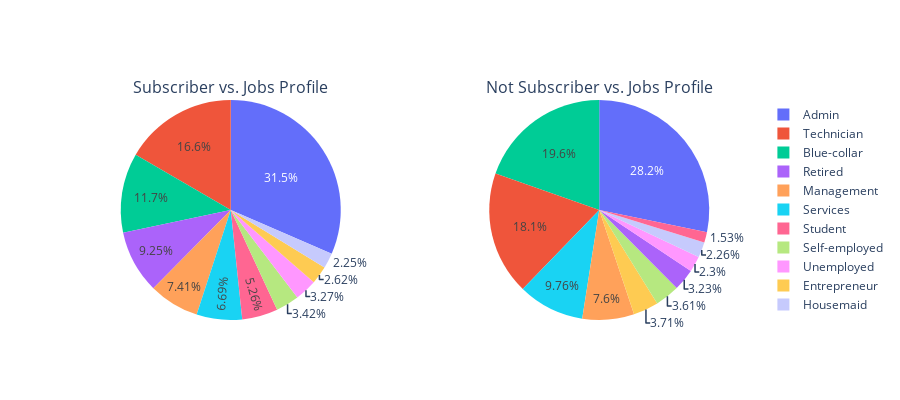

Notebook source saved alongside this figure:
### Code cell
# Create subplots (1 row, 2 columns)
fig = make_subplots(
    rows=1, cols=2,
    specs=[[{"type": "domain"}, {"type": "domain"}]],
    subplot_titles=("Subscriber vs. Jobs Profile", "Not Subscriber vs. Jobs Profile")
)

# Add first pie chart
fig.add_trace(gp_by_jobs_sub_pie.data[0], row=1, col=1)

# Add second pie chart
fig.add_trace(gp_by_jobs_no_sub_pie.data[0],row=1, col=2)

# Layout
fig.update_layout(
    title_text="",
    height=400,
    showlegend=True
)

#Show figure
fig.show()

####### (Observation) #########
# Higher number of 'Student' (50.8%) has subscribed for Term Deposits thought total population % seleceted to offer is very low  
# 41.5% 'Retired' population selected to contacted has opted
# 20.5 'Unemployed' has opted to subscribe for Term Deposit
# Higher number of customers contacted by telecomminication are 'Admin' and about 16% of contacted are converted 
# Surprisingly, turn-out rate for 'Blue-collar' jobs are 8% only

### Figure 1 — Plotly figure (JSON) as saved in the notebook; plotly's stock layout.template omitted (floating-point values rounded to 4 significant figures)
{"data": [{"domain": {"x": [0, 0.45], "y": [0, 1]}, "hovertemplate": "Job=%{label}<br>Count=%{value}<extra></extra>", "labels": ["Admin", "Blue-collar", "Entrepreneur", "Housemaid", "Management", "Retired", "Self-employed", "Services", "Student", "Technician", "Unemployed"], "legendgroup": "", "name": "", "showlegend": true, "type": "pie", "values": [1216, 452, 101, 87, 286, 357, 132, 258, 203, 641, 126]}, {"domain": {"x": [0.55, 1], "y": [0, 1]}, "hovertemplate": "Job=%{label}<br>Count=%{value}<extra></extra>", "labels": ["Admin", "Blue-collar", "Entrepreneur", "Housemaid", "Management", "Retired", "Self-employed", "Services", "Student", "Technician", "Unemployed"], "legendgroup": "", "name": "", "showlegend": true, "type": "pie", "values": [7521, 5223, 988, 603, 2025, 859, 960, 2599, 407, 4832, 612]}], "layout": {"annotations": [{"font": {"size": 16}, "showarrow": false, "text": "Subscriber vs. Jobs Profile", "x": 0.225, "xanchor": "center", "xref": "paper", "y": 1, "yanchor": "bottom", "yref": "paper"}, {"font": {"size": 16}, "showarrow": false, "text": "Not Subscriber vs. Jobs Profile", "x": 0.775, "xanchor": "center", "xref": "paper", "y": 1, "yanchor": "bottom", "yref": "paper"}], "height": 400, "showlegend": true, "title": {"text": ""}}}
